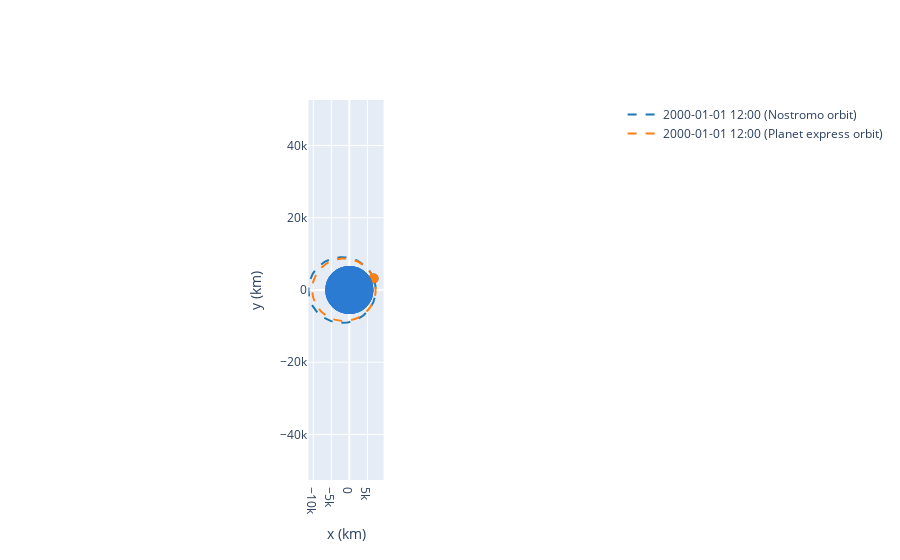

The code cell stored with this chart in its notebook:
### Code cell
op = OrbitPlotter2D()
op.plot(nostromo, label="Nostromo orbit")
op.plot(planet_express, label="Planet express orbit")

### Figure 1 — Plotly figure (JSON) as saved in the notebook; plotly's stock layout.template omitted (floating-point values rounded to 4 significant figures; data arrays with more than 128 entries replaced by an {"elided": "..."} marker saying what was removed)
{"data": [{"hoverinfo": "none", "line": {"color": "rgb(31, 119, 180)", "dash": "dash", "width": 2}, "mode": "lines", "name": "2000-01-01 12:00 (Nostromo orbit)", "type": "scatter", "x": {"elided": "150 float values"}, "y": {"elided": "150 float values"}}, {"marker": {"color": "rgb(31, 119, 180)", "size": 10, "symbol": "circle"}, "mode": "markers", "showlegend": false, "type": "scatter", "x": [6697.0], "y": [3181.0]}, {"hoverinfo": "none", "line": {"color": "rgb(255, 127, 14)", "dash": "dash", "width": 2}, "mode": "lines", "name": "2000-01-01 12:00 (Planet express orbit)", "type": "scatter", "x": {"elided": "150 float values"}, "y": {"elided": "150 float values"}}, {"marker": {"color": "rgb(255, 127, 14)", "size": 10, "symbol": "circle"}, "mode": "markers", "showlegend": false, "type": "scatter", "x": [6697.0], "y": [3181.0]}], "layout": {"autosize": true, "shapes": [{"fillcolor": "#2a7bd1", "line": {"color": "#2a7bd1"}, "opacity": 1, "type": "circle", "x0": -6378.0, "x1": 6378.0, "xref": "x", "y0": -6378.0, "y1": 6378.0, "yref": "y"}, {"fillcolor": "#2a7bd1", "line": {"color": "#2a7bd1"}, "opacity": 1, "type": "circle", "x0": -6378.0, "x1": 6378.0, "xref": "x", "y0": -6378.0, "y1": 6378.0, "yref": "y"}, {"fillcolor": "#2a7bd1", "line": {"color": "#2a7bd1"}, "opacity": 1, "type": "circle", "x0": -6378.0, "x1": 6378.0, "xref": "x", "y0": -6378.0, "y1": 6378.0, "yref": "y"}, {"fillcolor": "#2a7bd1", "line": {"color": "#2a7bd1"}, "opacity": 1, "type": "circle", "x0": -6378.0, "x1": 6378.0, "xref": "x", "y0": -6378.0, "y1": 6378.0, "yref": "y"}], "xaxis": {"autorange": true, "constrain": "domain", "domain": [0.4294, 0.5706], "range": [-11340.0, 17670.0], "title": {"text": " x (km)"}, "type": "linear"}, "yaxis": {"autorange": true, "domain": [0, 1], "range": [-10100.0, 10100.0], "scaleanchor": "x", "title": {"text": " y (km)"}, "type": "linear"}}}
